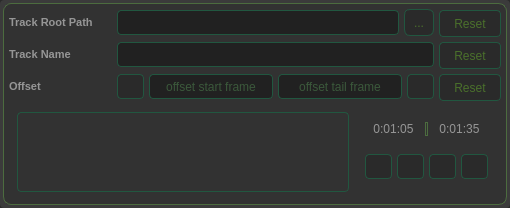
<?xml version="1.0" encoding="UTF-8"?>
<ui version="4.0">
 <class>audio_ofset</class>
 <widget class="QWidget" name="audio_ofset">
  <property name="geometry">
   <rect>
    <x>0</x>
    <y>0</y>
    <width>510</width>
    <height>208</height>
   </rect>
  </property>
  <property name="minimumSize">
   <size>
    <width>510</width>
    <height>208</height>
   </size>
  </property>
  <property name="maximumSize">
   <size>
    <width>510</width>
    <height>208</height>
   </size>
  </property>
  <property name="windowTitle">
   <string>Audio Offset Exporter</string>
  </property>
  <property name="styleSheet">
   <string notr="true">QWidget {
	background-color: #2a2a2a;
}</string>
  </property>
  <layout class="QGridLayout" name="gridLayout">
   <property name="leftMargin">
    <number>0</number>
   </property>
   <property name="topMargin">
    <number>0</number>
   </property>
   <property name="rightMargin">
    <number>0</number>
   </property>
   <property name="bottomMargin">
    <number>0</number>
   </property>
   <property name="spacing">
    <number>0</number>
   </property>
   <item row="1" column="0">
    <widget class="QFrame" name="audio_spectrum_frame">
     <property name="styleSheet">
      <string notr="true">QFrame {
    border-radius: 4px;
	background-color:#3b3b3b;
}</string>
     </property>
     <property name="frameShape">
      <enum>QFrame::StyledPanel</enum>
     </property>
     <property name="frameShadow">
      <enum>QFrame::Raised</enum>
     </property>
     <layout class="QVBoxLayout" name="verticalLayout">
      <property name="spacing">
       <number>2</number>
      </property>
      <property name="leftMargin">
       <number>3</number>
      </property>
      <property name="topMargin">
       <number>3</number>
      </property>
      <property name="rightMargin">
       <number>3</number>
      </property>
      <property name="bottomMargin">
       <number>3</number>
      </property>
      <item>
       <widget class="QFrame" name="audio_spectrum_view">
        <property name="styleSheet">
         <string notr="true">QFrame {
	border : 1px solid #4C6C3F;
    border-radius: 8px;
	background-color:#323232;
}</string>
        </property>
        <property name="frameShape">
         <enum>QFrame::StyledPanel</enum>
        </property>
        <property name="frameShadow">
         <enum>QFrame::Raised</enum>
        </property>
        <layout class="QVBoxLayout" name="verticalLayout_3">
         <property name="spacing">
          <number>5</number>
         </property>
         <property name="leftMargin">
          <number>5</number>
         </property>
         <property name="topMargin">
          <number>5</number>
         </property>
         <property name="rightMargin">
          <number>5</number>
         </property>
         <property name="bottomMargin">
          <number>5</number>
         </property>
         <item>
          <layout class="QHBoxLayout" name="Track_root_path_horizontalLayout">
           <item>
            <widget class="QLabel" name="label_root_path">
             <property name="font">
              <font>
               <pointsize>8</pointsize>
               <weight>75</weight>
               <bold>true</bold>
              </font>
             </property>
             <property name="styleSheet">
              <string notr="true"> QLabel {
	color: rgb(150, 150, 150);
	border : none;
    border-radius: none;
	background-color:none;
}</string>
             </property>
             <property name="text">
              <string>Track Root Path</string>
             </property>
            </widget>
           </item>
           <item>
            <widget class="QLineEdit" name="lineEdit_path">
             <property name="minimumSize">
              <size>
               <width>282</width>
               <height>25</height>
              </size>
             </property>
             <property name="maximumSize">
              <size>
               <width>282</width>
               <height>25</height>
              </size>
             </property>
             <property name="font">
              <font>
               <pointsize>9</pointsize>
              </font>
             </property>
             <property name="styleSheet">
              <string notr="true">QLineEdit {
    color: #548f54;
    border: 1px solid #215740;
    border-radius: 4px;
    padding: 0 8px;
    background: #212121;
    selection-background-color: #212121;
}</string>
             </property>
            </widget>
           </item>
           <item>
            <widget class="QToolButton" name="toolButton_select_track">
             <property name="styleSheet">
              <string notr="true">QToolButton { /* all types of tool button */
	color:#4A702B;
    border: 1px solid #215740;
    border-radius: 6px;
    background-color: qlineargradient(x1: 0, y1: 0, x2: 0, y2: 1,
                                      stop: 0 #151616, stop: 1 #1C1D1C);
    min-width: 25px;
	min-height: 23px;

}

QToolButton[popupMode=&quot;1&quot;] { /* only for MenuButtonPopup */
    padding-right: 20px; /* make way for the popup button */
}

QToolButton:pressed {
    background-color: qlineargradient(x1: 0, y1: 0, x2: 0, y2: 1,
                                      stop: 0 #1C1D1C, stop: 1 #151616);
}

QToolButton:hover {
	color: #151616;
    background-color: qlineargradient(x1: 0, y1: 0, x2: 0, y2: 1,
                                      stop: 0 #4A702B, stop: 1 #215740);	
}

/* the subcontrols below are used only in the MenuButtonPopup mode */
QToolButton::menu-button {
    border: 1px solid #1C1D1C;
    border-top-right-radius: 6px;
    border-bottom-right-radius: 6px;
    /* 16px width + 4px for border = 20px allocated above */
    width: 16px;
}

QToolButton::menu-arrow:open {
    top: 1px; left: 1px; /* shift it a bit */
}</string>
             </property>
             <property name="text">
              <string>...</string>
             </property>
            </widget>
           </item>
           <item>
            <widget class="QPushButton" name="pushButton_track_pathReset">
             <property name="minimumSize">
              <size>
               <width>62</width>
               <height>27</height>
              </size>
             </property>
             <property name="maximumSize">
              <size>
               <width>60</width>
               <height>25</height>
              </size>
             </property>
             <property name="styleSheet">
              <string notr="true">QPushButton {
	color:#4A702B;
    border: 1px solid #215740;
    border-radius: 4px;
    background-color: qlineargradient(x1: 0, y1: 0, x2: 0, y2: 1,
                                      stop: 0 #151616, stop: 1 #1C1D1C);
    min-width: 60px;
	min-height: 25px;
}

QPushButton:hover {
	color: #151616;
    background-color: qlineargradient(x1: 0, y1: 0, x2: 0, y2: 1,
                                      stop: 0 #4A702B, stop: 1 #215740);	
}

QPushButton:pressed {
    color: #4A702B;
    background-color: qlineargradient(x1: 0, y1: 0, x2: 0, y2: 1,
                                      stop: 0 #1C1D1C, stop: 1 #151616);
}

QPushButton:flat {
    border: none; /* no border for a flat push button */
}

QPushButton:default {
    border-color: navy; /* make the default button prominent */
}</string>
             </property>
             <property name="text">
              <string>Reset</string>
             </property>
            </widget>
           </item>
          </layout>
         </item>
         <item>
          <layout class="QHBoxLayout" name="Track_horizontalLayout">
           <item>
            <widget class="QLabel" name="label_TrackName">
             <property name="font">
              <font>
               <pointsize>8</pointsize>
               <weight>75</weight>
               <bold>true</bold>
              </font>
             </property>
             <property name="styleSheet">
              <string notr="true"> QLabel {
	color: rgb(150, 150, 150);
	border : none;
    border-radius: none;
	background-color:none;
}</string>
             </property>
             <property name="text">
              <string>Track Name</string>
             </property>
            </widget>
           </item>
           <item>
            <widget class="QLineEdit" name="lineEdit_trackName">
             <property name="minimumSize">
              <size>
               <width>317</width>
               <height>25</height>
              </size>
             </property>
             <property name="maximumSize">
              <size>
               <width>317</width>
               <height>25</height>
              </size>
             </property>
             <property name="styleSheet">
              <string notr="true">QLineEdit {
    color: #548f54;
    border: 1px solid #215740;
    border-radius: 4px;
    padding: 0 8px;
    background: #212121;
    selection-background-color: #212121;
}</string>
             </property>
            </widget>
           </item>
           <item>
            <widget class="QPushButton" name="pushButton_trackNameReset">
             <property name="minimumSize">
              <size>
               <width>62</width>
               <height>27</height>
              </size>
             </property>
             <property name="maximumSize">
              <size>
               <width>60</width>
               <height>25</height>
              </size>
             </property>
             <property name="styleSheet">
              <string notr="true">QPushButton {
	color:#4A702B;
    border: 1px solid #215740;
    border-radius: 4px;
    background-color: qlineargradient(x1: 0, y1: 0, x2: 0, y2: 1,
                                      stop: 0 #151616, stop: 1 #1C1D1C);
    min-width: 60px;
	min-height: 25px;
}

QPushButton:hover {
	color: #151616;
    background-color: qlineargradient(x1: 0, y1: 0, x2: 0, y2: 1,
                                      stop: 0 #4A702B, stop: 1 #215740);	
}

QPushButton:pressed {
    color: #4A702B;
    background-color: qlineargradient(x1: 0, y1: 0, x2: 0, y2: 1,
                                      stop: 0 #1C1D1C, stop: 1 #151616);
}

QPushButton:flat {
    border: none; /* no border for a flat push button */
}

QPushButton:default {
    border-color: navy; /* make the default button prominent */
}</string>
             </property>
             <property name="text">
              <string>Reset</string>
             </property>
            </widget>
           </item>
          </layout>
         </item>
         <item>
          <layout class="QHBoxLayout" name="offset_horizontalLayout">
           <item>
            <widget class="QLabel" name="label_offset">
             <property name="font">
              <font>
               <pointsize>8</pointsize>
               <weight>75</weight>
               <bold>true</bold>
              </font>
             </property>
             <property name="styleSheet">
              <string notr="true"> QLabel {
	color: rgb(150, 150, 150);
	border : none;
    border-radius: none;
	background-color:none;
}</string>
             </property>
             <property name="text">
              <string>Offset</string>
             </property>
            </widget>
           </item>
           <item>
            <widget class="QPushButton" name="pushButton_prevFrame">
             <property name="minimumSize">
              <size>
               <width>27</width>
               <height>25</height>
              </size>
             </property>
             <property name="maximumSize">
              <size>
               <width>25</width>
               <height>25</height>
              </size>
             </property>
             <property name="font">
              <font>
               <weight>75</weight>
               <bold>true</bold>
              </font>
             </property>
             <property name="styleSheet">
              <string notr="true">QPushButton {
	color:#4A702B;
    border: 1px solid #215740;
    border-radius: 4px;
    background-color: qlineargradient(x1: 0, y1: 0, x2: 0, y2: 1,
                                      stop: 0 #151616, stop: 1 #1C1D1C);
    min-width: 25px;
    min-height: 23px;
}

QPushButton:hover {
	color: #151616;
    background-color: qlineargradient(x1: 0, y1: 0, x2: 0, y2: 1,
                                      stop: 0 #4A702B, stop: 1 #215740);	
}

QPushButton:pressed {
    color: #4A702B;
    background-color: qlineargradient(x1: 0, y1: 0, x2: 0, y2: 1,
                                      stop: 0 #1C1D1C, stop: 1 #151616);
}

QPushButton:flat {
    border: none; /* no border for a flat push button */
}

QPushButton:default {
    border-color: navy; /* make the default button prominent */
}</string>
             </property>
             <property name="text">
              <string/>
             </property>
             <property name="icon">
              <iconset resource="../icon/resources.qrc">
               <normaloff>:/icons/prev.png</normaloff>:/icons/prev.png</iconset>
             </property>
            </widget>
           </item>
           <item>
            <widget class="QLineEdit" name="lineEdit_offset_frame">
             <property name="minimumSize">
              <size>
               <width>124</width>
               <height>25</height>
              </size>
             </property>
             <property name="maximumSize">
              <size>
               <width>124</width>
               <height>25</height>
              </size>
             </property>
             <property name="styleSheet">
              <string notr="true">QLineEdit {
    color: #548f54;
    border: 1px solid #215740;
    border-radius: 4px;
    padding: 0 8px;
    background: #212121;
    selection-background-color: #212121;
}</string>
             </property>
             <property name="alignment">
              <set>Qt::AlignCenter</set>
             </property>
             <property name="placeholderText">
              <string>offset start frame</string>
             </property>
            </widget>
           </item>
           <item>
            <widget class="QLineEdit" name="lineEdit_tail_offset_frame">
             <property name="minimumSize">
              <size>
               <width>124</width>
               <height>25</height>
              </size>
             </property>
             <property name="maximumSize">
              <size>
               <width>124</width>
               <height>25</height>
              </size>
             </property>
             <property name="styleSheet">
              <string notr="true">QLineEdit {
    color: #548f54;
    border: 1px solid #215740;
    border-radius: 4px;
    padding: 0 8px;
    background: #212121;
    selection-background-color: #212121;
}</string>
             </property>
             <property name="alignment">
              <set>Qt::AlignCenter</set>
             </property>
             <property name="placeholderText">
              <string>offset tail frame</string>
             </property>
             <property name="cursorMoveStyle">
              <enum>Qt::VisualMoveStyle</enum>
             </property>
            </widget>
           </item>
           <item>
            <widget class="QPushButton" name="PushButton_nextFrame">
             <property name="minimumSize">
              <size>
               <width>27</width>
               <height>25</height>
              </size>
             </property>
             <property name="maximumSize">
              <size>
               <width>25</width>
               <height>25</height>
              </size>
             </property>
             <property name="font">
              <font>
               <weight>75</weight>
               <bold>true</bold>
              </font>
             </property>
             <property name="styleSheet">
              <string notr="true">QPushButton {
	color:#4A702B;
    border: 1px solid #215740;
    border-radius: 4px;
    background-color: qlineargradient(x1: 0, y1: 0, x2: 0, y2: 1,
                                      stop: 0 #151616, stop: 1 #1C1D1C);
    min-width: 25px;
    min-height: 23px;
}

QPushButton:hover {
	color: #151616;
    background-color: qlineargradient(x1: 0, y1: 0, x2: 0, y2: 1,
                                      stop: 0 #4A702B, stop: 1 #215740);	
}

QPushButton:pressed {
    color: #4A702B;
    background-color: qlineargradient(x1: 0, y1: 0, x2: 0, y2: 1,
                                      stop: 0 #1C1D1C, stop: 1 #151616);
}

QPushButton:flat {
    border: none; /* no border for a flat push button */
}

QPushButton:default {
    border-color: navy; /* make the default button prominent */
}</string>
             </property>
             <property name="text">
              <string/>
             </property>
             <property name="icon">
              <iconset resource="../icon/resources.qrc">
               <normaloff>:/icons/next.png</normaloff>:/icons/next.png</iconset>
             </property>
            </widget>
           </item>
           <item>
            <widget class="QPushButton" name="pushButton_frameReset">
             <property name="minimumSize">
              <size>
               <width>62</width>
               <height>27</height>
              </size>
             </property>
             <property name="maximumSize">
              <size>
               <width>60</width>
               <height>25</height>
              </size>
             </property>
             <property name="styleSheet">
              <string notr="true">QPushButton {
	color:#4A702B;
    border: 1px solid #215740;
    border-radius: 4px;
    background-color: qlineargradient(x1: 0, y1: 0, x2: 0, y2: 1,
                                      stop: 0 #151616, stop: 1 #1C1D1C);
    min-width: 60px;
	min-height: 25px;
}

QPushButton:hover {
	color: #151616;
    background-color: qlineargradient(x1: 0, y1: 0, x2: 0, y2: 1,
                                      stop: 0 #4A702B, stop: 1 #215740);	
}

QPushButton:pressed {
    color: #4A702B;
    background-color: qlineargradient(x1: 0, y1: 0, x2: 0, y2: 1,
                                      stop: 0 #1C1D1C, stop: 1 #151616);
}

QPushButton:flat {
    border: none; /* no border for a flat push button */
}

QPushButton:default {
    border-color: navy; /* make the default button prominent */
}</string>
             </property>
             <property name="text">
              <string>Reset</string>
             </property>
            </widget>
           </item>
          </layout>
         </item>
         <item>
          <layout class="QHBoxLayout" name="audio_spectrum_horizontalLayout">
           <item>
            <widget class="QFrame" name="frame_Controls">
             <property name="minimumSize">
              <size>
               <width>332</width>
               <height>80</height>
              </size>
             </property>
             <property name="maximumSize">
              <size>
               <width>332</width>
               <height>80</height>
              </size>
             </property>
             <property name="styleSheet">
              <string notr="true">QFrame {
    border: 1px solid #215740;
    border-radius: 4px;
	background-color:none;
}</string>
             </property>
             <property name="frameShape">
              <enum>QFrame::StyledPanel</enum>
             </property>
             <property name="frameShadow">
              <enum>QFrame::Raised</enum>
             </property>
             <widget class="QLabel" name="overlay">
              <property name="geometry">
               <rect>
                <x>0</x>
                <y>-1</y>
                <width>331</width>
                <height>81</height>
               </rect>
              </property>
              <property name="styleSheet">
               <string notr="true">QLabel {
    border: none;
    border-radius: 4px;
	background-color:none;
}</string>
              </property>
              <property name="text">
               <string/>
              </property>
              <property name="pixmap">
               <pixmap resource="../icon/resources.qrc">:/icons/top.png</pixmap>
              </property>
             </widget>
             <widget class="QLabel" name="weve">
              <property name="geometry">
               <rect>
                <x>0</x>
                <y>0</y>
                <width>331</width>
                <height>81</height>
               </rect>
              </property>
              <property name="styleSheet">
               <string notr="true">QLabel {
	border : none;
    border-radius: none;
	background-color:none;
	width: 140px;
	height: 90px;
}</string>
              </property>
              <property name="text">
               <string/>
              </property>
              <property name="pixmap">
               <pixmap resource="../icon/resources.qrc">:/icons/wave.png</pixmap>
              </property>
             </widget>
             <zorder>weve</zorder>
             <zorder>overlay</zorder>
            </widget>
           </item>
           <item>
            <layout class="QVBoxLayout" name="verticalLayout_2">
             <property name="spacing">
              <number>0</number>
             </property>
             <item>
              <spacer name="verticalSpacer_2">
               <property name="orientation">
                <enum>Qt::Vertical</enum>
               </property>
               <property name="sizeHint" stdset="0">
                <size>
                 <width>20</width>
                 <height>10</height>
                </size>
               </property>
              </spacer>
             </item>
             <item>
              <layout class="QHBoxLayout" name="horizontalLayout_2" stretch="0,0,0">
               <item>
                <widget class="QLabel" name="label">
                 <property name="styleSheet">
                  <string notr="true"> QLabel {
	color: rgb(150, 150, 150);
	border : none;
    border-radius: none;
	background-color:none;
}</string>
                 </property>
                 <property name="text">
                  <string>0:01:05</string>
                 </property>
                 <property name="alignment">
                  <set>Qt::AlignCenter</set>
                 </property>
                </widget>
               </item>
               <item>
                <widget class="Line" name="line">
                 <property name="orientation">
                  <enum>Qt::Vertical</enum>
                 </property>
                </widget>
               </item>
               <item>
                <widget class="QLabel" name="label_2">
                 <property name="styleSheet">
                  <string notr="true"> QLabel {
	color: rgb(150, 150, 150);
	border : none;
    border-radius: none;
	background-color:none;
}</string>
                 </property>
                 <property name="text">
                  <string>0:01:35</string>
                 </property>
                 <property name="alignment">
                  <set>Qt::AlignCenter</set>
                 </property>
                </widget>
               </item>
              </layout>
             </item>
             <item>
              <spacer name="verticalSpacer_3">
               <property name="orientation">
                <enum>Qt::Vertical</enum>
               </property>
               <property name="sizeHint" stdset="0">
                <size>
                 <width>20</width>
                 <height>17</height>
                </size>
               </property>
              </spacer>
             </item>
             <item>
              <layout class="QHBoxLayout" name="horizontalLayout">
               <property name="spacing">
                <number>5</number>
               </property>
               <property name="leftMargin">
                <number>3</number>
               </property>
               <property name="topMargin">
                <number>0</number>
               </property>
               <property name="rightMargin">
                <number>3</number>
               </property>
               <property name="bottomMargin">
                <number>3</number>
               </property>
               <item>
                <widget class="QPushButton" name="pushButton_3">
                 <property name="minimumSize">
                  <size>
                   <width>27</width>
                   <height>25</height>
                  </size>
                 </property>
                 <property name="maximumSize">
                  <size>
                   <width>25</width>
                   <height>25</height>
                  </size>
                 </property>
                 <property name="styleSheet">
                  <string notr="true">QPushButton {
	color:#4A702B;
    border: 1px solid #215740;
    border-radius: 4px;
    background-color: qlineargradient(x1: 0, y1: 0, x2: 0, y2: 1,
                                      stop: 0 #151616, stop: 1 #1C1D1C);
    min-width: 25px;
    min-height: 23px;
}

QPushButton:hover {
	color: #151616;
    background-color: qlineargradient(x1: 0, y1: 0, x2: 0, y2: 1,
                                      stop: 0 #4A702B, stop: 1 #215740);	
}

QPushButton:pressed {
    color: #4A702B;
    background-color: qlineargradient(x1: 0, y1: 0, x2: 0, y2: 1,
                                      stop: 0 #1C1D1C, stop: 1 #151616);
}

QPushButton:flat {
    border: none; /* no border for a flat push button */
}

QPushButton:default {
    border-color: navy; /* make the default button prominent */
}</string>
                 </property>
                 <property name="text">
                  <string/>
                 </property>
                 <property name="icon">
                  <iconset resource="../icon/resources.qrc">
                   <normaloff>:/icons/backword.png</normaloff>:/icons/backword.png</iconset>
                 </property>
                </widget>
               </item>
               <item>
                <widget class="QPushButton" name="pushButton_7">
                 <property name="minimumSize">
                  <size>
                   <width>27</width>
                   <height>25</height>
                  </size>
                 </property>
                 <property name="maximumSize">
                  <size>
                   <width>25</width>
                   <height>25</height>
                  </size>
                 </property>
                 <property name="styleSheet">
                  <string notr="true">QPushButton {
	color:#4A702B;
    border: 1px solid #215740;
    border-radius: 4px;
    background-color: qlineargradient(x1: 0, y1: 0, x2: 0, y2: 1,
                                      stop: 0 #151616, stop: 1 #1C1D1C);
    min-width: 25px;
    min-height: 23px;
}

QPushButton:hover {
	color: #151616;
    background-color: qlineargradient(x1: 0, y1: 0, x2: 0, y2: 1,
                                      stop: 0 #4A702B, stop: 1 #215740);	
}

QPushButton:pressed {
    color: #4A702B;
    background-color: qlineargradient(x1: 0, y1: 0, x2: 0, y2: 1,
                                      stop: 0 #1C1D1C, stop: 1 #151616);
}

QPushButton:flat {
    border: none; /* no border for a flat push button */
}

QPushButton:default {
    border-color: navy; /* make the default button prominent */
}</string>
                 </property>
                 <property name="text">
                  <string/>
                 </property>
                 <property name="icon">
                  <iconset resource="../icon/resources.qrc">
                   <normaloff>:/icons/play.png</normaloff>:/icons/play.png</iconset>
                 </property>
                </widget>
               </item>
               <item>
                <widget class="QPushButton" name="pushButton_8">
                 <property name="minimumSize">
                  <size>
                   <width>27</width>
                   <height>25</height>
                  </size>
                 </property>
                 <property name="maximumSize">
                  <size>
                   <width>25</width>
                   <height>25</height>
                  </size>
                 </property>
                 <property name="styleSheet">
                  <string notr="true">QPushButton {
	color:#4A702B;
    border: 1px solid #215740;
    border-radius: 4px;
    background-color: qlineargradient(x1: 0, y1: 0, x2: 0, y2: 1,
                                      stop: 0 #151616, stop: 1 #1C1D1C);
    min-width: 25px;
    min-height: 23px;
}

QPushButton:hover {
	color: #151616;
    background-color: qlineargradient(x1: 0, y1: 0, x2: 0, y2: 1,
                                      stop: 0 #4A702B, stop: 1 #215740);	
}

QPushButton:pressed {
    color: #4A702B;
    background-color: qlineargradient(x1: 0, y1: 0, x2: 0, y2: 1,
                                      stop: 0 #1C1D1C, stop: 1 #151616);
}

QPushButton:flat {
    border: none; /* no border for a flat push button */
}

QPushButton:default {
    border-color: navy; /* make the default button prominent */
}</string>
                 </property>
                 <property name="text">
                  <string/>
                 </property>
                 <property name="icon">
                  <iconset resource="../icon/resources.qrc">
                   <normaloff>:/icons/forward.png</normaloff>:/icons/forward.png</iconset>
                 </property>
                </widget>
               </item>
               <item>
                <widget class="QPushButton" name="pushButton_9">
                 <property name="minimumSize">
                  <size>
                   <width>27</width>
                   <height>25</height>
                  </size>
                 </property>
                 <property name="maximumSize">
                  <size>
                   <width>25</width>
                   <height>25</height>
                  </size>
                 </property>
                 <property name="styleSheet">
                  <string notr="true">QPushButton {
	color:#4A702B;
    border: 1px solid #215740;
    border-radius: 4px;
    background-color: qlineargradient(x1: 0, y1: 0, x2: 0, y2: 1,
                                      stop: 0 #151616, stop: 1 #1C1D1C);
    min-width: 25px;
    min-height: 23px;
}

QPushButton:hover {
	color: #151616;
    background-color: qlineargradient(x1: 0, y1: 0, x2: 0, y2: 1,
                                      stop: 0 #4A702B, stop: 1 #215740);	
}

QPushButton:pressed {
    color: #4A702B;
    background-color: qlineargradient(x1: 0, y1: 0, x2: 0, y2: 1,
                                      stop: 0 #1C1D1C, stop: 1 #151616);
}

QPushButton:flat {
    border: none; /* no border for a flat push button */
}

QPushButton:default {
    border-color: navy; /* make the default button prominent */
}</string>
                 </property>
                 <property name="text">
                  <string/>
                 </property>
                 <property name="icon">
                  <iconset resource="../icon/resources.qrc">
                   <normaloff>:/icons/replay.png</normaloff>:/icons/replay.png</iconset>
                 </property>
                </widget>
               </item>
              </layout>
             </item>
             <item>
              <spacer name="verticalSpacer">
               <property name="orientation">
                <enum>Qt::Vertical</enum>
               </property>
               <property name="sizeHint" stdset="0">
                <size>
                 <width>20</width>
                 <height>4</height>
                </size>
               </property>
              </spacer>
             </item>
            </layout>
           </item>
          </layout>
         </item>
        </layout>
       </widget>
      </item>
     </layout>
    </widget>
   </item>
  </layout>
 </widget>
 <resources>
  <include location="../icon/resources.qrc"/>
 </resources>
 <connections/>
</ui>
